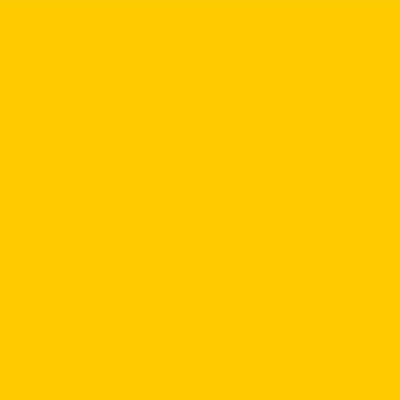
Frame 1 (no input)
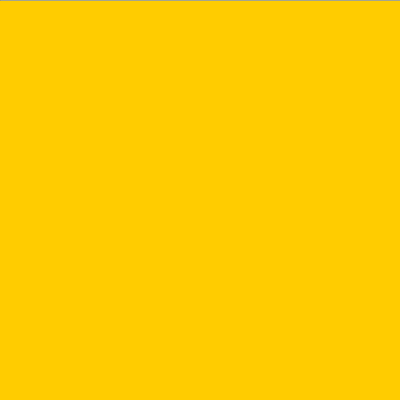
Frame 60 (the mouse pressed at the canvas centre just before this capture)
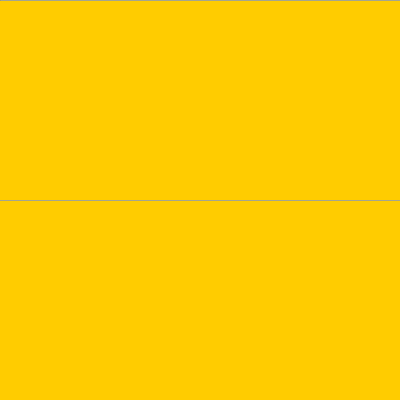
Frame 120 (the mouse held since frame 60 and released just before this capture)

The Processing sketch that drew these frames (run headless with seeded random() and noise(); from frame 60 on, the mouse is pressed at the canvas centre):

// Processing sketch: processing_28619
// ── processing_28619.pde





void setup(){
  size(400,400);
  smooth();
    background(255, 204, 0);
}

void draw(){

  noFill();

stroke(155,155,155,10);

bezier(0,mouseX,-mouseY,mouseY,mouseX,mouseY,width,mouseX);






}
